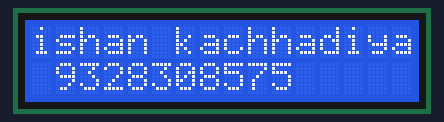
This sketch was run on a simulated Arduino Uno, built with avr-gcc and run on an emulated ATmega328P. Parts: 16×2 character LCD.

Above: at 0.25 s.
At 1.57 s:
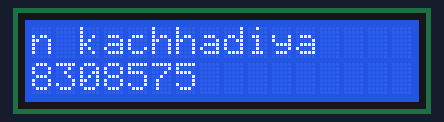
At 2.89 s:
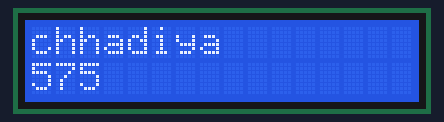
At 5.4 s:
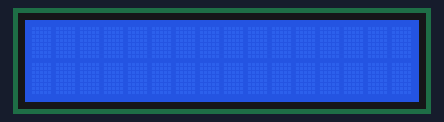
At 9.8 s:
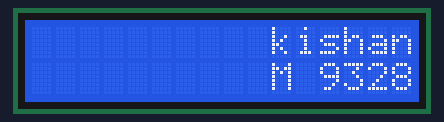
At 14.08 s:
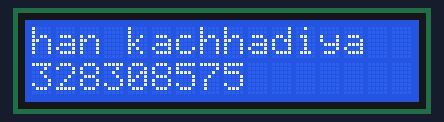

Measured:
- by itself, everything shown: repeats every 13.2 s, in 33 steps
- what the display in image 3 shows lasts 2.6 s, from 5.4 s to 8.0 s

The sketch:

LCD_PROGAM.ino
```cpp
#include <Wire.h>
#include <LiquidCrystal_I2C.h>

// Set the LCD address to 0x27 for a 16 chars and 2 line display
// SDA - A4
// SCL - A5

LiquidCrystal_I2C lcd(0x27, 16, 2);
void setup()
{
  lcd.begin();
  lcd.backlight();
}

void loop()
{
   lcd.setCursor(0,0);
   lcd.print("kishan kachhadiya");
   lcd.scrollDisplayLeft();
   lcd.setCursor(0,1);
   lcd.print("M 9328308575");
   delay(300);
  // lcd.setCursor(0,2);
 //  lcd.print("hello!");
  // Do nothing here...
}
```
